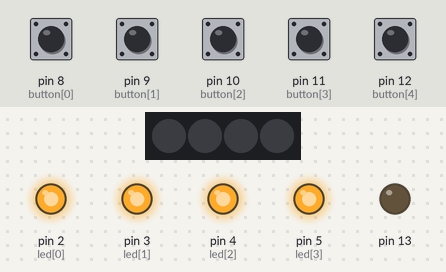
A sketch run on a simulated Arduino Uno, built with avr-gcc and run on an emulated ATmega328P. Parts: 4 RGB LEDs in strip order, left to right, output pins drawn as LEDs (lit = HIGH). Dashed ring = blinking. The inputs (shaded band) are chosen by the test bench; at power-on: pin 8 (button[0]), pin 9 (button[1]), pin 10 (button[2]), pin 11 (button[3]), pin 12 (button[4]) HIGH. Dim RGB values are drawn brighter than linear; the strip is taken to match the declared colour order; random numbers use the default seed unless the sketch sets one; pins used as bus, display or sensor lines are not drawn.

Above: at 1.9 s.
2.0 s: pin 8 (button[0]) pulled LOW for 0.15 s
At 3.0 s:
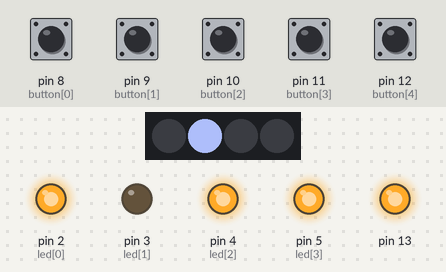
5.0 s: pin 10 (button[2]) pulled LOW for 0.15 s
At 6.72 s:
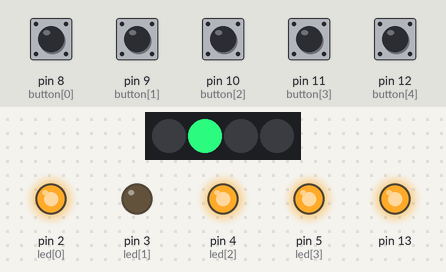
8.1 s: pin 9 (button[1]) pulled LOW for 0.15 s
At 8.37 s:
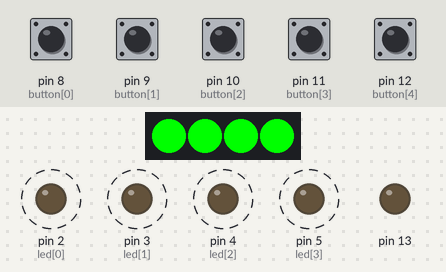
11.1 s: pin 8 (button[0]) pulled LOW for 1 s
At 12.1 s:
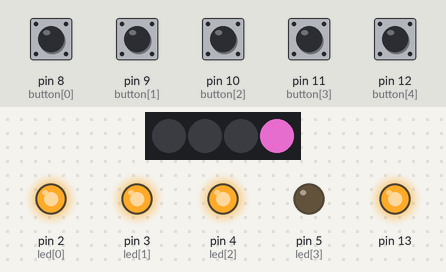
14.1 s: pin 12 (button[4]) pulled LOW for 0.15 s
At 15.82 s:
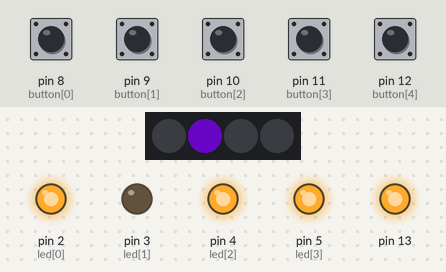
17.2 s: pin 10 (button[2]) pulled LOW for 1 s
At 17.59 s:
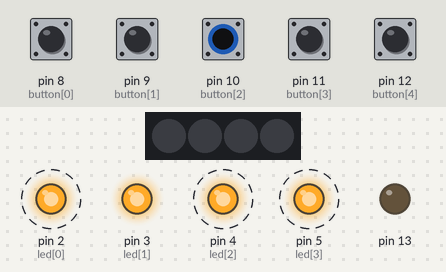
Timing chart, 0 to 20.2 s (numbered marks = the images above; inputs shaded):
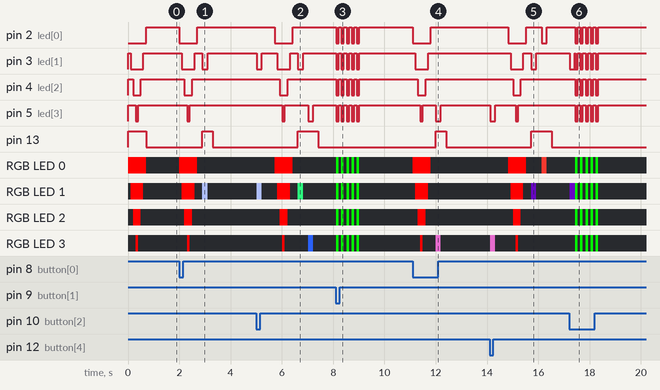

Measured:
- after the input at 2.0 s, pin 2 (led[0]): HIGH → LOW at once, → HIGH 0.70 s later; pin 3 (led[1]): HIGH → LOW after 0.10 s, → HIGH 0.50 s later, → LOW 0.30 s later, → HIGH 0.20 s later
- after the input at 5.0 s, pin 2 (led[0]): HIGH → LOW after 0.72 s, → HIGH 0.70 s later; pin 3 (led[1]): goes LOW 0.20 s, HIGH 0.60 s, LOW 0.50 s, HIGH 0.30 s, LOW 0.20 s, then HIGH, starting at once
- after the input at 8.1 s, pin 2 (led[0]), pin 3 (led[1]), pin 4 (led[2]), pin 5 (led[3]): alternates HIGH for 0.10 s and LOW for 0.10 s, 10 changes in all, then stays HIGH, starting at once; RGB LED 0–3: alternates RGB(0, 255, 0) for 0.10 s and off for 0.10 s, 10 changes in all, then stays off, starting at once
- after the input at 11.1 s, pin 2 (led[0]): HIGH → LOW at once, → HIGH 0.70 s later; pin 3 (led[1]): HIGH → LOW after 0.10 s, → HIGH 0.50 s later
- after the input at 14.1 s, pin 2 (led[0]): HIGH → LOW after 0.72 s, → HIGH 0.70 s later, → LOW 0.60 s later, → HIGH 0.20 s later; pin 3 (led[1]): HIGH → LOW after 0.82 s, → HIGH 0.50 s later, → LOW 0.30 s later, → HIGH 0.20 s later
- after the input at 17.2 s, pin 2 (led[0]): alternates HIGH for 0.10 s and LOW for 0.10 s, 10 changes in all, then stays HIGH, starting after 0.24 s; pin 3 (led[1]): goes LOW 0.20 s, HIGH 0.02 s, 4 × (LOW 0.10 s, HIGH 0.10 s), LOW 0.10 s, then HIGH, starting at once

The sketch:

memory_trainer.ino
```cpp
#include <Adafruit_NeoPixel.h>

#define rgb 6
#define gameover 1
#define burnrandom 2
#define scankey 3
#define blink 4
int button[]={8,9,10,11,12};//按键引脚
int led[]={2,3,4,5};		//led引脚
int rgbs[4][3];
int burn[50];
//int red[50];
//int green[50];
//int blue[50];
int times = 0;
int state = 1;
int keyvalue = 0;
int a = 0;
int b = 0;
int keypress = 0;
Adafruit_NeoPixel strip = Adafruit_NeoPixel(4, rgb, NEO_RGB + NEO_KHZ800);

void flash1()					//初始化动画
{
  digitalWrite(led[0],LOW);
  strip.setPixelColor(0,255,0,0);
  strip.show();
  delay(100);
  digitalWrite(led[1],LOW);
  strip.setPixelColor(1,255,0,0);
  strip.show();
  delay(100);
  digitalWrite(led[2],LOW);
  strip.setPixelColor(2,255,0,0);
  strip.show();
  delay(100);
  digitalWrite(led[3],LOW);
  strip.setPixelColor(3,255,0,0);
  strip.show();
  delay(100);
  digitalWrite(led[3],HIGH);
  strip.setPixelColor(3,0,0,0);
  strip.show();
  delay(100);
  digitalWrite(led[2],HIGH);
  strip.setPixelColor(2,0,0,0);
  strip.show();
  delay(100);
  digitalWrite(led[1],HIGH);
  strip.setPixelColor(1,0,0,0);
  strip.show();
  delay(100);
  digitalWrite(led[0],HIGH);
  strip.setPixelColor(0,0,0,0);
  strip.show();
}
int flash2()
{
  int a = 5;
  while(a--)
  {
	digitalWrite(led[0],LOW);
    digitalWrite(led[1],LOW);
  	digitalWrite(led[2],LOW);
 	digitalWrite(led[3],LOW);
    strip.setPixelColor(0,0,255,0);
    strip.setPixelColor(1,0,255,0);
    strip.setPixelColor(2,0,255,0);
    strip.setPixelColor(3,0,255,0);
    strip.show();
  	delay(100);
    digitalWrite(led[0],HIGH);
  	digitalWrite(led[1],HIGH);
  	digitalWrite(led[2],HIGH);
 	digitalWrite(led[3],HIGH);
    strip.setPixelColor(0,0,0,0);
    strip.setPixelColor(1,0,0,0);
    strip.setPixelColor(2,0,0,0);
    strip.setPixelColor(3,0,0,0);
    strip.show();
    delay(100);

  }
}
void setup()
{
  strip.begin();
  strip.show();
  a = 4;
  while(a--)
  {
     pinMode(led[a],OUTPUT);
     digitalWrite(led[a],HIGH);
  }
  a = 5;
  while(a--)
  {
    pinMode(button[a],INPUT_PULLUP);
  }
  digitalWrite(13,HIGH);
  digitalWrite(6,HIGH);
  pinMode(13,OUTPUT);
  pinMode(6,OUTPUT);
  randomSeed(analogRead(0));
  flash1();
}

void loop()
{
 	if(state == gameover)
    {

      	digitalWrite(13,LOW);
        digitalWrite(6,HIGH);
    	times = 0;
        while(digitalRead(button[0]));
      	if(digitalRead(button[0]) == 0)
        {

        	state = burnrandom;

        }
    }
	if(state == burnrandom)
    {
      flash1();
      delay(200);
      digitalWrite(13,HIGH);
      digitalWrite(6,LOW);
      a=4;
      while(a--)
      {
      	b = 3;
        while(b--)
        rgbs[a][b]=int(random(0,255));
      }
    	times++;
      	a = times;
      	while(a--)
        {
        	burn[a]=int(random(1,5));
      //   	red[a]=int(random(0,255));
      //   	green[a]=int(random(0,255));
      //   	blue[a]=int(random(0,255));
        }
        state = blink;
        a = times;
    }
  	if(state == blink)
    {
    	while(a--)
        {
        	digitalWrite(led[burn[a]-1],LOW);
          	strip.setPixelColor(burn[a]-1,rgbs[burn[a]-1][0],rgbs[burn[a]-1][1],rgbs[burn[a]-1][2]);
          	strip.show();
          	delay(200);
          	digitalWrite(led[burn[a]-1],HIGH);
          	strip.setPixelColor(burn[a]-1,0,0,0);
          	strip.show();
          	delay(200);
        }
      	state = scankey;
      	a = times;
    }
  	if(state == scankey)

    {
      digitalWrite(13,LOW);
      digitalWrite(6,LOW);
      while(keypress == 0)
        {
        	int i = 1;
  			while(i<5)
  			{
   				if(digitalRead(button[i])==LOW)
  				{
     				delay(20);
      				if(digitalRead(button[i])==LOW)
      				{
        				if(i!=0)
        				{
        					keypress = 1;
        				}
        				keyvalue = i;
      				}
                }
    			i++;
  			}
        }
    	if(keypress == 1)
        {
        	keypress = 0;
           	if(burn[--a]!=keyvalue)
            {
              	state = gameover;
              	flash2();
            }
          	else
            {
            	digitalWrite(led[keyvalue-1],LOW);
              	strip.setPixelColor(burn[a]-1,rgbs[burn[a]-1][0],rgbs[burn[a]-1][1],rgbs[burn[a]-1][2]);
              	strip.show();
              	delay(200);
              	digitalWrite(led[keyvalue-1],HIGH);
              	strip.setPixelColor(burn[a]-1,0,0,0);
              	strip.show();
              	if(a == 0)
            	{
              		delay(500);
            		state = burnrandom;
            	}
            }

        }
    }

}
```
